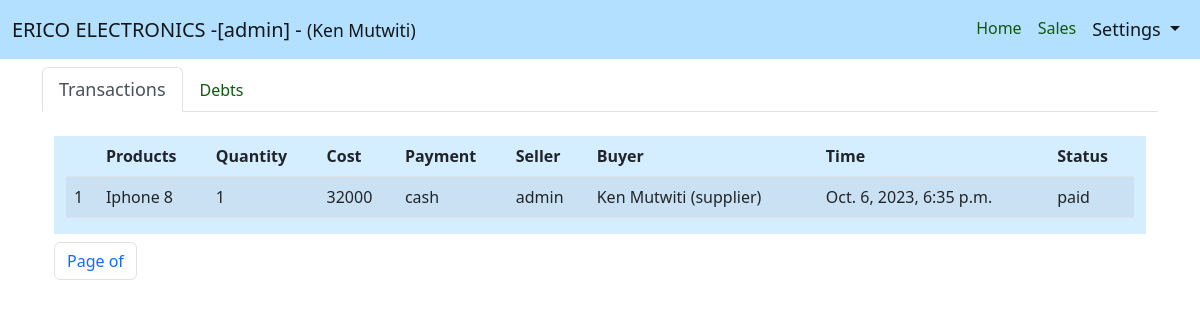
/contacts/2/ (signed in), run on an earlier commit of the app's database.
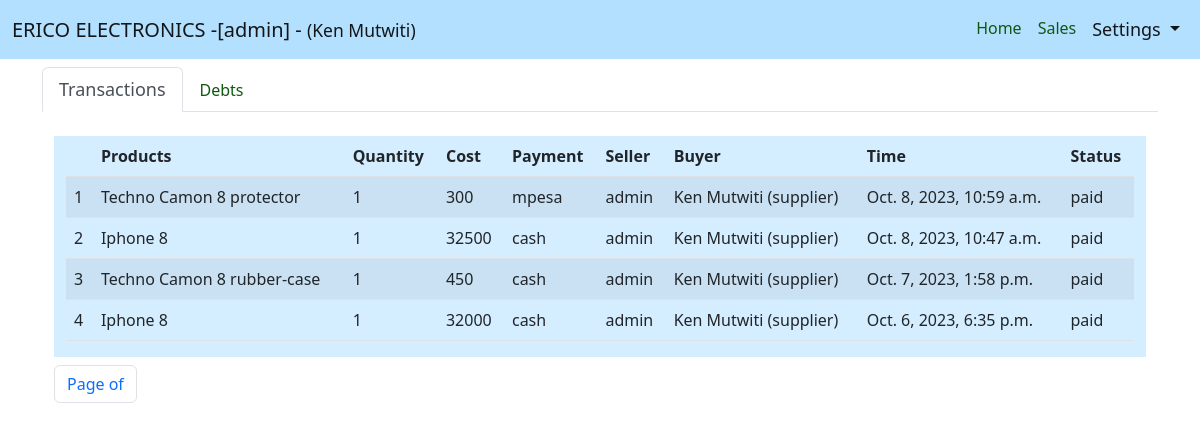
And on a later commit of the database.
### website/models.py (models this page shows, shortened)
class Sale(models.Model):
    product = models.ForeignKey(Product, on_delete=models.CASCADE)
    quantity = models.IntegerField(default=1)
    priceSold = models.IntegerField()
    dateTime = models.DateTimeField(auto_now_add=True)
    paymentMethod = models.CharField(max_length=10)
    buyer = models.ForeignKey(Contact, blank=True, null=True, on_delete=models.SET_NULL)
    seller = models.ForeignKey(User, null=True, blank=True, on_delete=models.SET_NULL)
    status = models.CharField(max_length=10)

class Product(models.Model):
    name = models.CharField(max_length=200, unique=True)
    category = models.ForeignKey(Category, on_delete=models.CASCADE)
    description = models.TextField(blank=True, null=True)
    quantity = models.IntegerField()
    buyingPrice = models.IntegerField()
    sellingPrice = models.IntegerField()
    discountPrice = models.IntegerField(default=0)
    location = models.CharField(blank=True, null=True, max_length=1000)
    def __str__(self):
        return self.name

### users/models.py (models this page shows)
class Contact(models.Model):
    CATEGORY_CHOICES = [
        ("customer", "Customer"),
        ("supplier", "Supplier")
    ]
    name = models.CharField(max_length=300)
    category = models.CharField(max_length=20, choices=CATEGORY_CHOICES)
    phone = models.CharField(max_length=13, unique=True)
    description = models.TextField(null=True, blank=True)
    def __str__(self):
        return f"{self.name} ({self.category})"

### website/views.py (the view)
# urls.py: path("contacts/<int:pk>/", views.contactDetails, name = "contact-details"),
@login_required
def contactDetails(request, pk):
    contact = Contact.objects.get(pk=pk)
    context = {
        "tab":"settings",
        "subtab":contact.name,
        "contact": contact,
        "sales" : Sale.objects.all().filter(buyer=pk).order_by("-id"),
        "debts" : Debt.objects.all().filter(contact=pk).order_by("-id"),
    }
    return render(request, "website/detailPage/contactDetails.html", context)

### website/templates/website/detailPage/contactDetails.html (shortened to what this page needs)
{% extends 'website/extends/structure.html' %}
{% block structure %}
{% if contact %}
    <div class="row mt-2">
        <div class="col">
            <nav>
                <div class="nav nav-tabs" id="nav-tab" role="tablist">
                  <button class="nav-link active" id="nav-home-tab" data-bs-toggle="tab" data-bs-target="#nav-home" type="button" role="tab" aria-controls="nav-home" aria-selected="true">Transactions</button>
                  <button class="nav-link" id="nav-profile-tab" data-bs-toggle="tab" data-bs-target="#nav-profile" type="button" role="tab" aria-controls="nav-profile" aria-selected="false">Debts</button>
                </div>
              </nav>
              <div class="tab-content" id="nav-tabContent">
                <div class="tab-pane fade show active" id="nav-home" role="tabpanel" aria-labelledby="nav-home-tab" tabindex="0">
                    <div class="container">{% include 'website/components/salesTable.html' %}</div>
                </div>
              </div>
        </div>
    </div>
{% else %}
    <center>
        <p>There is no such contact</p>
    </center>
{% endif %}
{% endblock structure %}

### website/templates/website/components/salesTable.html (shortened to what this page needs)
{% if sales %}
<div class="contact row m-auto mt-4">
  <div class="col phone">
    <table class="table table table-striped table-hover table-responsive">
      <thead>
        <tr>
            <th></th>
          <th>Products</th>
          <th>Quantity</th>
          <th>Cost</th>
          <th>Payment</th>
          <th>Seller</th>
          <th>Buyer</th>
          <th>Time</th>
          <th>Status</th>
        </tr>
      </thead>
      <tbody>
        {% for sale in sales %}
        <tr>
            <td>{{ forloop.counter }}</td>
          <td>{{ sale.product }}</td>
          <td>{{ sale.quantity }}</td>
          <td>{{ sale.priceSold }}</td>
          <td>{{ sale.paymentMethod }}</td>
          <td>{{ sale.seller }}</td>
          <td>{{ sale.buyer }}</td>
          <td>{{ sale.dateTime }}</td>
          <td>{{ sale.status }}</td>
        </tr>
        {% endfor %}
      </tbody>
    </table>
  </div>
</div>
<div class="mt-2">
  <nav aria-label="Page navigation example">
      <ul class="pagination">
        <li class="page-item"><a class="page-link" href="?page={{ sales.number }}">Page {{ sales.number }} of {{ sales.paginator.num_pages }}</a></li>
      </ul>
    </nav>
</div>
{% else %}
<div class="text-center m-4">No sales Done Yet.</div>
{% endif %}

What changed in the data, as far as the page shows it:
added Sale: product "Techno Camon 8 protector", quantity "1", priceSold "300", paymentMethod "mpesa", seller "admin", buyer "Ken Mutwiti (supplier)", dateTime "Oct. 8, 2023, 10:59 a.m.", status "paid"
added Sale: product "Iphone 8", quantity "1", priceSold "32500", paymentMethod "cash", seller "admin", buyer "Ken Mutwiti (supplier)", dateTime "Oct. 8, 2023, 10:47 a.m.", status "paid"
added Sale: product "Techno Camon 8 rubber-case", quantity "1", priceSold "450", paymentMethod "cash", seller "admin", buyer "Ken Mutwiti (supplier)", dateTime "Oct. 7, 2023, 1:58 p.m.", status "paid"
